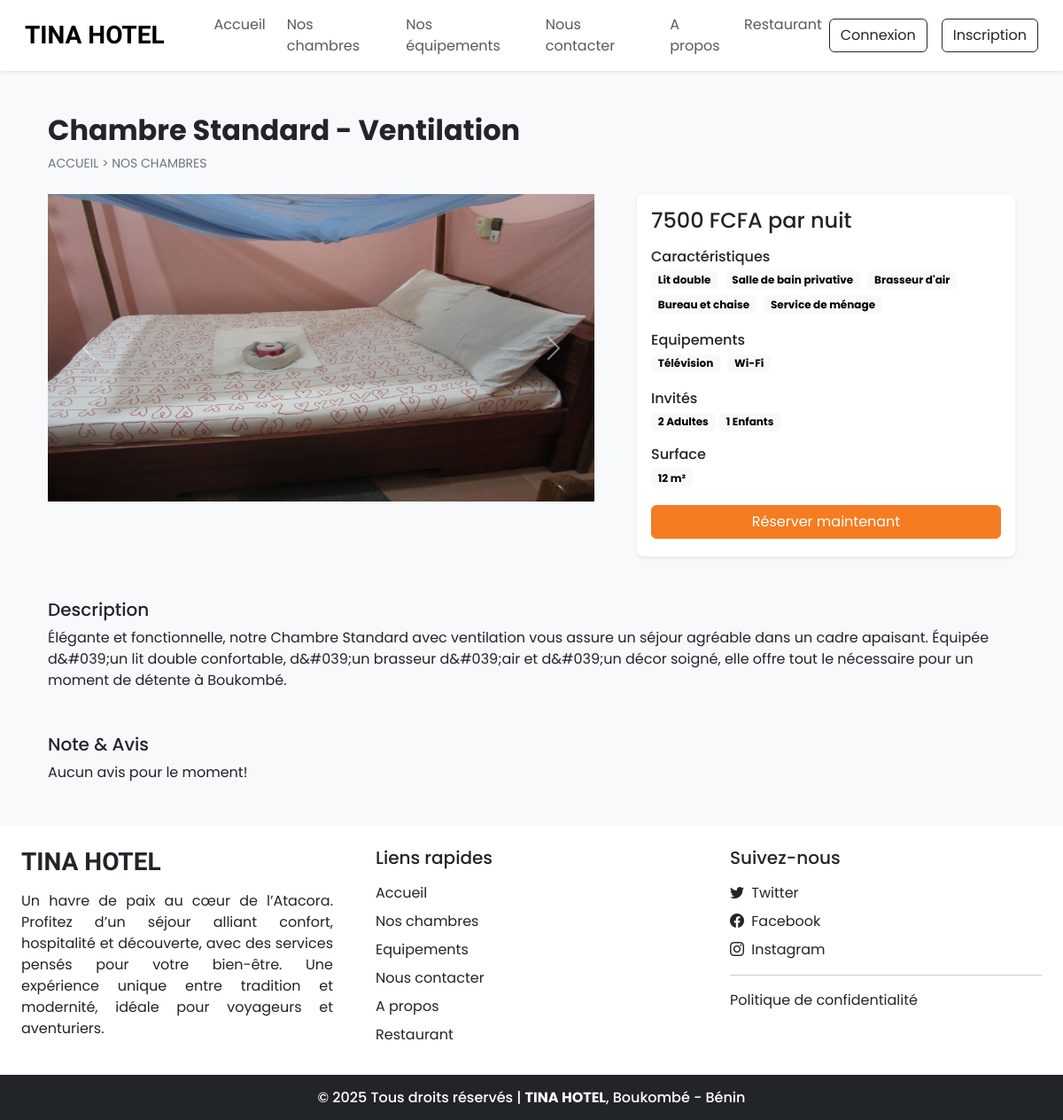
/room_details.php?id=10, run on the app's committed database.
### tables this page shows
CREATE TABLE `settings` (
  `sr_no` int NOT NULL,
  `site_title` varchar(50) NOT NULL,
  `site_about` varchar(250) NOT NULL,
  `shutdown` tinyint(1) NOT NULL
);

CREATE TABLE `rooms` (
  `id` int NOT NULL,
  `name` varchar(150) NOT NULL,
  `type` varchar(100) NOT NULL,
  `area` int NOT NULL,
  `price` int NOT NULL,
  `quantity` int NOT NULL,
  `adult` int NOT NULL,
  `children` int NOT NULL,
  `description` varchar(350) NOT NULL,
  `status` tinyint NOT NULL DEFAULT '1',
  `removed` int NOT NULL DEFAULT '0'
);

CREATE TABLE `room_images` (
  `sr_no` int NOT NULL,
  `room_id` int NOT NULL,
  `image` varchar(150) NOT NULL,
  `thumb` tinyint NOT NULL DEFAULT '0'
);

CREATE TABLE `features` (
  `id` int NOT NULL,
  `name` varchar(50) NOT NULL
);

CREATE TABLE `facilities` (
  `id` int NOT NULL,
  `icon` varchar(100) NOT NULL,
  `name` varchar(50) NOT NULL,
  `description` varchar(250) NOT NULL
);

### admin/includes/db_config.php (called while the page is built, shortened)
<?php
function select($sql,$values,$datatypes){
    $con = $GLOBALS['con'];
    if($stmt = mysqli_prepare($con,$sql))
    {
        mysqli_stmt_bind_param($stmt,$datatypes,...$values);
        if(mysqli_stmt_execute($stmt)){
            $res = mysqli_stmt_get_result($stmt);
            return $res;
        }
        else{
            mysqli_stmt_close($stmt);
            die("Query cannot be executed - Select");
        }
    }else{
        die("Query cannot be prepared - Select");
    }
}
?>

### room_details.php (the view, shortened to what this page needs)
<!DOCTYPE html>
<html lang="en">
<head>
    <?php require('includes/links.php'); ?>
</head>
<body class="bg-light">
    <?php require("includes/header.php"); ?>
    <?php
    $data = filteration($_GET);
    $room_res = select("SELECT * FROM `rooms` WHERE `id`=? AND `status`=? AND `removed`=?", [$data['id'], 1, 0], 'iii');
    $room_data = mysqli_fetch_assoc($room_res);
    ?>
    <div class="container">
        <div class="row">
            <div class="col-12 my-5 mb-4 px-4">
                <h2 class="fw-bold"><?php echo $room_data['name']; ?></h2>
                <div style="font-size: 14px;">
                    <a href="index.php" class="text-secondary text-decoration-none">ACCUEIL</a>
                    <span class="text-secondary"> > </span>
                    <a href="rooms.php" class="text-secondary text-decoration-none">NOS CHAMBRES</a>
                </div>
            </div>
            <div class="col-lg-7 col-md-12 px-4">
                <div id="roomCarousel" class="carousel slide">
                    <div class="carousel-inner">
                        <?php
                        $room_img = ROOMS_IMG_PATH . "thumbnail.jpg";
                        $img_q = mysqli_query($con, "SELECT * FROM `room_images`
                            WHERE `room_id`='$room_data[id]'");
                        if (mysqli_num_rows($img_q) > 0) {
                            $active_class = 'active';
                            while ($img_res = mysqli_fetch_array($img_q)) {
                                echo "<div class='carousel-item $active_class'>
                                    <img src='" . ROOMS_IMG_PATH . $img_res['image'] . "' class='d-block w-100'>
                                </div>";
                                $active_class = '';
                            }
                        } else {
                            echo "<div class='carousel-item active'>
                                <img src='$room_img' class='d-block w-100'>
                            </div>";
                        }
                        ?>
                    </div>
                    <button class="carousel-control-prev" type="button" data-bs-target="#roomCarousel" data-bs-slide="prev">
                        <span class="carousel-control-prev-icon" aria-hidden="true"></span>
                    </button>
                    <button class="carousel-control-next" type="button" data-bs-target="#roomCarousel" data-bs-slide="next">
                        <span class="carousel-control-next-icon" aria-hidden="true"></span>
                    </button>
                </div>
            </div>
            <div class="col-lg-5 col-md-12 px-4">
                <div class="card mb-4 border-0 shadow-sm rounded-3">
                    <div class="card-body">
                        <?php
                        $price = "";
                        if($room_data['type'] == "Salle"){
                            $price = "FCFA par jour";
                        }else{
                            $price = "FCFA par nuit";
                        }
                        echo <<<price
                                <h4>$room_data[price] $price</h4>
                            price;
                        $fea_q = mysqli_query($con, "SELECT f.name FROM `features` f
                            INNER JOIN `room_features` rfea ON f.id = rfea.features_id
                            WHERE rfea.room_id = '$room_data[id]'");
                        $features_data = "";
                        while ($fea_row = mysqli_fetch_assoc($fea_q)) {
                            $features_data .= "
                                <span class='badge text-bg-light text-wrap me-1 mb-1'>
                                    $fea_row[name]
                                </span>
                            ";
                        }
                        echo <<<features
                            <div class="mb-3">
                                <h6 class="mb-1">Caractéristiques</h6>
                                $features_data
                            </div>
                        features;
                        $fac_q = mysqli_query($con, "SELECT f.name FROM `facilities` f
                            INNER JOIN `room_facilities` rfac ON f.id = rfac.facilities_id
                            WHERE rfac.room_id = '$room_data[id]'");
                        $facilities_data = "";
                        while ($fac_row = mysqli_fetch_assoc($fac_q)) {
                            $facilities_data .= "
                                <span class='badge text-bg-light text-wrap me-1 mb-1'>
                                    $fac_row[name]
                                </span>
                            ";
                        }
                        echo <<<facilities
                            <div class="mb-3">
                                <h6 class="mb-1">Equipements</h6>
                                $facilities_data
                            </div>
                        facilities;
                        $guests = "<span class='badge text-bg-light text-wrap'>
                                    $room_data[adult] Adultes
                                </span>
                                <span class='badge text-bg-light text-wrap'>
                                    $room_data[children] Enfants
                                </span>";
                        echo <<<guests
                            <div class="mb-3">
                                <h6 class="mb-1">Invités</h6>
                                $guests
                            </div>
                        guests;
                        echo <<<area
                            <div class="mb-3">
                                <h6 class="mb-1">Surface</h6>
                                <span class='badge text-bg-light text-wrap me-1 mb-1'>
                                    $room_data[area] m²
                                </span>
                            </div>
                        area;
                        if (!$settings_r['shutdown']) {
                            $login = 0;
                            echo <<<book
                                <button onclick='checkLoginToBook($login,$room_data[id])' class="btn w-100 text-white custum-bg shadow-none mb-1">Réserver maintenant</button>
                            book;
                        }
                        ?>
                    </div>
                </div>
            </div>
            <div class="col-12 mt-4 px-4">
                <div class="mb-5">
                    <h5>Description</h5>
                    <p>
                        <?php echo $room_data['description'] ?>
                    </p>
                </div>
                <div>
                    <h5>Note & Avis</h5>
                    <?php
                    $review_q = "SELECT rr.*,u.name AS uname, u.profile, r.name AS rname FROM `rating_review` rr
                            INNER JOIN `user` u ON rr.user_id = u.id
                            INNER JOIN `rooms` r ON rr.room_id = r.id
                            WHERE rr.room_id = '$room_data[id]'
                            ORDER BY `sr_no` DESC LIMIT 15";
                    $review_res = mysqli_query($con, $review_q);
                    if (mysqli_num_rows($review_res) == 0) {
                        echo "Aucun avis pour le moment!";
                    }
                    ?>
                </div>
            </div>
        </div>
    </div>
    <?php require("includes/footer.php"); ?>
</body>
</html>

### includes/links.php (shortened to what this page needs)
<link href="https://cdn.jsdelivr.net/npm/bootstrap@5.3.3/dist/css/bootstrap.min.css" rel="stylesheet">
<link rel="stylesheet" href="https://cdn.jsdelivr.net/npm/bootstrap-icons@1.11.3/font/bootstrap-icons.min.css">
<link rel="stylesheet" href="css/common.css">
<link rel="stylesheet" href="https://cdnjs.cloudflare.com/ajax/libs/font-awesome/6.4.2/css/all.min.css">
<?php
require('admin/includes/db_config.php');
$contact_q = "SELECT * FROM `contact_details` WHERE `sr_no`=?";
$settings_q = "SELECT * FROM `settings` WHERE `sr_no`=?";
$values = [1];
$contact_r = mysqli_fetch_assoc(select($contact_q, $values, 'i'));
$settings_r = mysqli_fetch_assoc(select($settings_q, $values, 'i'));
?>

### includes/header.php (shortened to what this page needs)
<nav id="nav-bar" class="navbar navbar-expand-lg navbar-light bg-white px-lg-3 py-lg-2 shadow-sm sticky-top">
    <div class="container-fluid">
        <a class="navbar-brand me-5 fw-bold fs-3 h-font" href="index.php"><?php echo $settings_r['site_title'] ?></a>
        <div class="collapse navbar-collapse" id="navbarSupportedContent">
            <ul class="navbar-nav me-auto mb-2 mb-lg-0">
                <li class="nav-item">
                    <a class="nav-link me-2" href="index.php">Accueil</a>
                </li>
                <li class="nav-item">
                    <a class="nav-link me-2" href="rooms.php">Nos chambres</a>
                </li>
                <li class="nav-item">
                    <a class="nav-link me-2" href="facilities.php">Nos équipements</a>
                </li>
                <li class="nav-item">
                    <a class="nav-link me-2" href="contact.php">Nous contacter</a>
                </li>
                <li class="nav-item">
                    <a class="nav-link" href="about.php">A propos</a>
                </li>
                <li class="nav-item">
                    <a class="nav-link" href="restaurant.php">Restaurant</a>
                </li>
            </ul>
            <div class="d-flex">
                <?php
                if (isset($_SESSION['login']) && $_SESSION['login'] == true) {
                    $path = USERS_IMG_PATH;
                    echo <<<data
                            <div class="btn-group">
                                <button type="button" class="btn btn-outline-dark shadow-none dropdown-toggle" data-bs-toggle="dropdown" data-bs-display="static" aria-expanded="false">
                                    <img src="$path$_SESSION[uProfile]" style="width: 25px; height: 25px;" class="me-1 rounded-circle">
                                    $_SESSION[uName]
                                </button>
                                <ul class="dropdown-menu dropdown-menu-lg-end">
                                    <li><a class="dropdown-item" href="profile.php">Profile</a></li>
                                    <li><a class="dropdown-item" href="bookings.php">Réservations</a></li>
                                    <li><a class="dropdown-item" href="logout.php">Déconnexion</a></li>
                                </ul>
                            </div>
                        data;
                } else {
                    echo <<<data
                            <button type="button" class="btn btn-outline-dark shadow-none me-lg-3 me-2" data-bs-toggle="modal" data-bs-target="#loginModal">
                                Connexion
                            </button>
                            <button type="button" class="btn btn-outline-dark shadow-none" data-bs-toggle="modal" data-bs-target="#registerModal">
                                Inscription
                            </button>
                        data;
                }
                ?>
            </div>
        </div>
    </div>
</nav>

### includes/footer.php (shortened to what this page needs)
<div class="container-fluid bg-white mt-5">
    <div class="row">
        <div class="col-lg-4 p-4">
            <h3 class="h-font fw-bold fs-3 mb-3"><?php echo $settings_r['site_title'] ?></h3>
            <p style="text-align: justify;">
                <?php echo $settings_r['site_about'] ?>
            </p>
        </div>
        <div class="col-lg-4 p-4">
            <h5 class="mb-3">Liens rapides</h5>
            <a href="index.php" class="d-inline-block mb-2 text-dark text-decoration-none">Accueil</a><br>
            <a href="rooms.php" class="d-inline-block mb-2 text-dark text-decoration-none">Nos chambres</a><br>
            <a href="facilities.php" class="d-inline-block mb-2 text-dark text-decoration-none">Equipements</a><br>
            <a href="contact.php" class="d-inline-block mb-2 text-dark text-decoration-none">Nous contacter</a><br>
            <a href="about.php" class="d-inline-block mb-2 text-dark text-decoration-none">A propos</a><br>
            <a href="restaurant.php" class="d-inline-block mb-2 text-dark text-decoration-none">Restaurant</a>
        </div>
        <div class="col-lg-4 p-4">
            <h5 class="mb-3">Suivez-nous</h5>
            <?php
            if ($contact_r['tw'] != '') {
                echo <<<data
                <a href="$contact_r[tw]" class="d-inline-block text-dark text-decoration-none mb-2">
                    <i class="bi bi-twitter me-1"></i> Twitter
                </a><br>
            data;
            }
            ?>
            <a href="<?php echo $contact_r['fb'] ?>" class="d-inline-block text-dark text-decoration-none mb-2">
                <i class="bi bi-facebook me-1"></i> Facebook
            </a><br>
            <a href="<?php echo $contact_r['insta'] ?>" class="d-inline-block text-dark text-decoration-none">
                <i class="bi bi-instagram me-1"></i> Instagram
            </a>
            <hr class="my-3">
            <a href="privacy-policy.php" class="d-inline-block text-dark text-decoration-none">
                Politique de confidentialité
            </a>
        </div>
    </div>
</div>
<h6 class="text-center bg-dark text-white p-3 m-0">
    <span id="dev-info" style="cursor: pointer;">© <?php echo date("Y"); ?></span> Tous droits réservés |
    <b><?php echo $settings_r['site_title']; ?></b>, Boukombé - Bénin
</h6>

### css/common.css (style rules this page uses)
:root { --teal: #F57C21; --teal_hover: #D96A1D; }
* { font-family: 'Poppins', sans-serif; }
.h-font { font-family: 'Merienda', cursive; }
.custum-bg { background-color: var(--teal); border: 1px solid var(--teal); }

### data on the page
settings: site_title "TINA HOTEL", site_about "Un havre de paix au cœur de l’Atacora. Profitez d’un séjour alliant confort, hospitalité et découverte, avec des services pensés pour votre bien-être. Une expérience unique entre tradition et modernité, idéale pour voyageurs et aventuriers."
rooms: name "Chambre Standard - Ventilation", price "7500", type "FCFA par nuit", adult "2", children "1", area "12", description "Élégante et fonctionnelle, notre Chambre Standard avec ventilation vous assure un séjour agréable dans un cadre apaisant. Équipée d&#039;un lit double confortable, d&#039;un brasseur d&#039;air et d&#039;un décor soigné, elle offre tout le nécessaire pour un moment de détente à Boukombé."
room_images: image (picture)
features: name "Lit double"
features: name "Salle de bain privative"
features: name "Brasseur d'air"
features: name "Bureau et chaise"
features: name "Service de ménage"
facilities: name "Télévision"
facilities: name "Wi-Fi"
